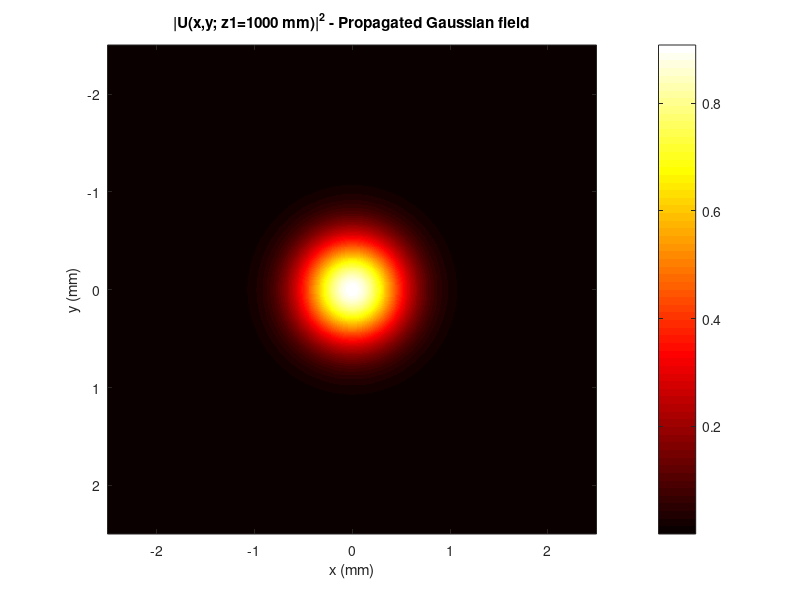

Source code (MATLAB):
%% Propagation of Gaussian field for long distance (1000 mm)
clear; clc; close all;

% -----------------------------
% Parameters
% -----------------------------
sigma = 0.5;          % Gaussian std in mm
lambda = 500e-6;      % wavelength in mm
L = 5;                % computational window in mm
N = 1024;             % grid points
dz = 1000;            % propagation distance in mm

% -----------------------------
% Spatial grid
% -----------------------------
dx = L / N;
x = -L/2 : dx : L/2 - dx;
y = x;
[X, Y] = meshgrid(x, y);

% -----------------------------
% Initial Gaussian field
% -----------------------------
U0 = exp(-(X.^2 + Y.^2)/(2*sigma^2));

% -----------------------------
% 2D FFT (plane wave decomposition)
% -----------------------------
U_fft = fftshift(fft2(ifftshift(U0))) * dx^2;

% -----------------------------
% k-space axes
% -----------------------------
dk = 2*pi / L;             % rad/mm
kx = (-N/2:N/2-1) * dk;
ky = kx;
[KX, KY] = meshgrid(kx, ky);

k0 = 2*pi / lambda;        % free-space wavenumber in rad/mm
KZ = sqrt(k0^2 - KX.^2 - KY.^2); % kz for each plane wave

% -----------------------------
% Propagate plane waves
% -----------------------------
U_fft_prop = U_fft .* exp(1i * KZ * dz);

% -----------------------------
% Inverse FFT to get field at z1
% -----------------------------
U_z1 = fftshift(ifft2(ifftshift(U_fft_prop))) / dx^2; % inverse transform
I_z1 = abs(U_z1).^2;                                    % intensity

% -----------------------------
% Plot propagated field intensity
% -----------------------------
figure;
imagesc(x, y, I_z1);
axis image;
colormap hot;
colorbar;
xlabel('x (mm)');
ylabel('y (mm)');
title('|U(x,y; z1=1000 mm)|^2 - Propagated Gaussian field');
